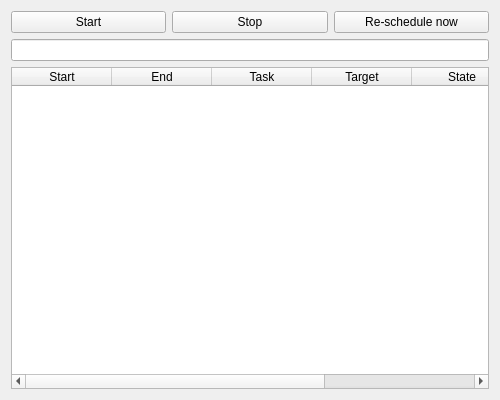
<?xml version="1.0" encoding="UTF-8"?>
<ui version="4.0">
 <class>ScheduleWidget</class>
 <widget class="QWidget" name="ScheduleWidget">
  <property name="geometry">
   <rect>
    <x>0</x>
    <y>0</y>
    <width>500</width>
    <height>400</height>
   </rect>
  </property>
  <property name="windowTitle">
   <string>Form</string>
  </property>
  <layout class="QVBoxLayout" name="verticalLayout">
   <item>
    <layout class="QHBoxLayout" name="horizontalLayout">
     <item>
      <widget class="QPushButton" name="buttonStart">
       <property name="text">
        <string>Start</string>
       </property>
      </widget>
     </item>
     <item>
      <widget class="QPushButton" name="buttonStop">
       <property name="text">
        <string>Stop</string>
       </property>
      </widget>
     </item>
     <item>
      <widget class="QPushButton" name="buttonReschedule">
       <property name="text">
        <string>Re-schedule now</string>
       </property>
      </widget>
     </item>
    </layout>
   </item>
   <item>
    <widget class="QLineEdit" name="labelStatus">
     <property name="alignment">
      <set>Qt::AlignmentFlag::AlignCenter</set>
     </property>
     <property name="readOnly">
      <bool>true</bool>
     </property>
    </widget>
   </item>
   <item>
    <widget class="QTableWidget" name="tableSchedule">
     <property name="editTriggers">
      <set>QAbstractItemView::EditTrigger::NoEditTriggers</set>
     </property>
     <property name="selectionMode">
      <enum>QAbstractItemView::SelectionMode::SingleSelection</enum>
     </property>
     <property name="selectionBehavior">
      <enum>QAbstractItemView::SelectionBehavior::SelectRows</enum>
     </property>
     <attribute name="horizontalHeaderStretchLastSection">
      <bool>true</bool>
     </attribute>
     <column>
      <property name="text">
       <string>Start</string>
      </property>
     </column>
     <column>
      <property name="text">
       <string>End</string>
      </property>
     </column>
     <column>
      <property name="text">
       <string>Task</string>
      </property>
     </column>
     <column>
      <property name="text">
       <string>Target</string>
      </property>
     </column>
     <column>
      <property name="text">
       <string>State</string>
      </property>
     </column>
     <column>
      <property name="text">
       <string>Priority</string>
      </property>
     </column>
    </widget>
   </item>
  </layout>
 </widget>
 <tabstops>
  <tabstop>buttonStart</tabstop>
  <tabstop>buttonStop</tabstop>
  <tabstop>buttonReschedule</tabstop>
 </tabstops>
 <resources/>
 <connections/>
</ui>
